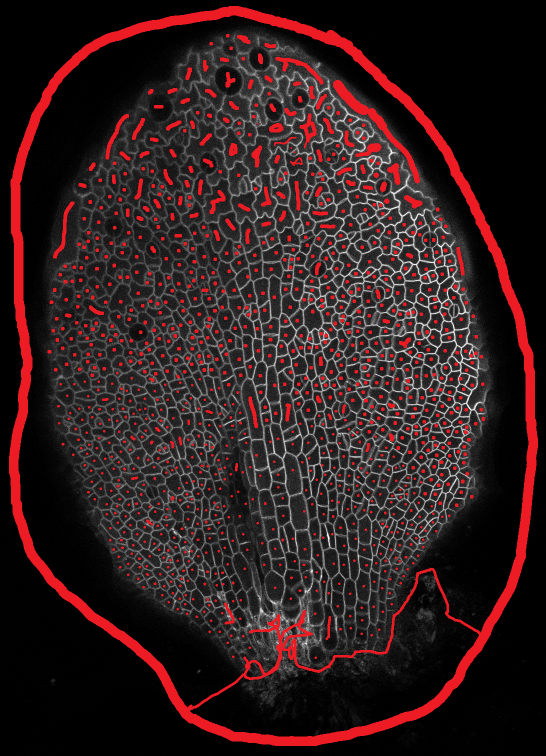
#> input picture .seed_example.png, 1092 x 1511 px (shown at 1/2 size)
$ python -i ws_segment_from_dir.py   (imports and definitions only)   (older library calls are emulated)
#> lines starting #> are read from the running program, lines starting #| are printed output that depends on the picture; after the words box and inside, x2 and y2 are one past the last pixel; in counts of white or black regions, pixels touching at a corner belong together
#! /usr/bin/python
import os
import argparse

import numpy as np
import skimage.morphology
from skimage.segmentation import watershed as sk_watershed
import matplotlib.pyplot as plt
from PIL import Image, ImageFile

import common_functions as cf

ImageFile.LOAD_TRUNCATED_IMAGES = True


# [73 lines left out: functions get_im_paths, get_seeds_path, watershed, not called in this run]


def auto_watershed(im_path):
#> called with im_path = '../.seed_example.png'
    from scipy import ndimage as ndi
    from skimage.feature import peak_local_max
    from skimage.util import invert
    from skimage.filters import threshold_otsu, threshold_local
    from skimage.feature import peak_local_max

    im = Image.open(im_path)
#> im is the input picture: PIL image 1092x1511 RGBA; mean R, G, B, A 50.1, 30.7, 31.5, 255
    im = np.array(im)
    if len(im.shape) == 3:
        im = np.mean(im, axis=2)
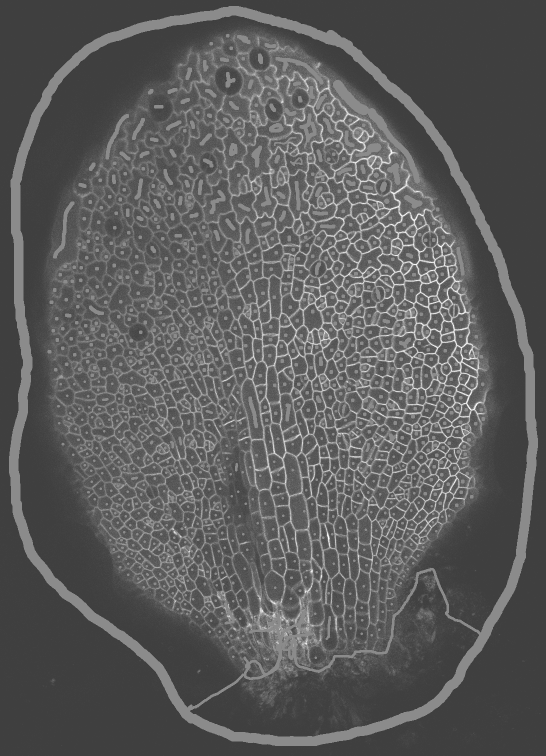
#> im: shape (1511, 1092) float64 (shown at 1/2 size); min 63.75, max 255, mean 91.8

    inv = invert(im)
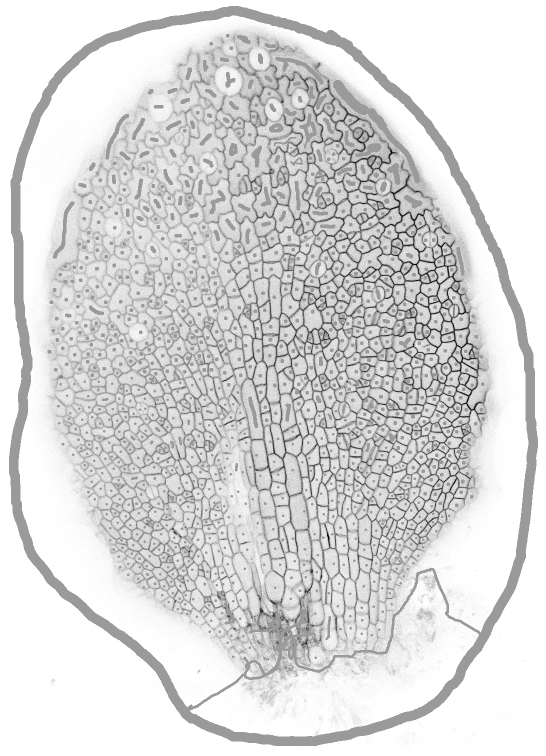
#> inv: shape (1511, 1092) float64 (shown at 1/2 size); min -254, max -62.75, mean -90.83; drawn with min black and max white

    plt.imshow(inv)
    plt.show()

    otsu = inv > threshold_otsu(inv)
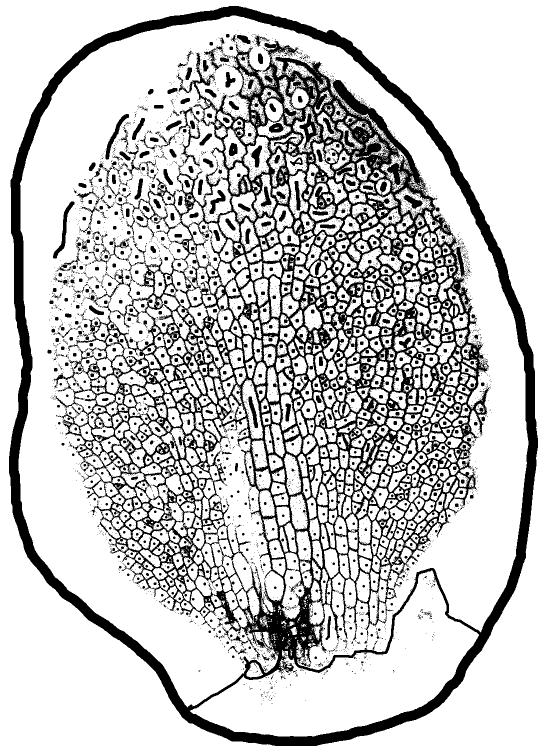
#> otsu: shape (1511, 1092) bool (shown at 1/2 size); 77.5% white; 6600 black regions (5660 under 20 px), largest, box (x1, y1, x2, y2) and area: (18, 12, 1076, 1492) 309108, (106, 403, 149, 517) 959, (356, 214, 401, 333) 859

    im = skimage.morphology.binary_closing(otsu, selem=skimage.morphology.diamond(1))
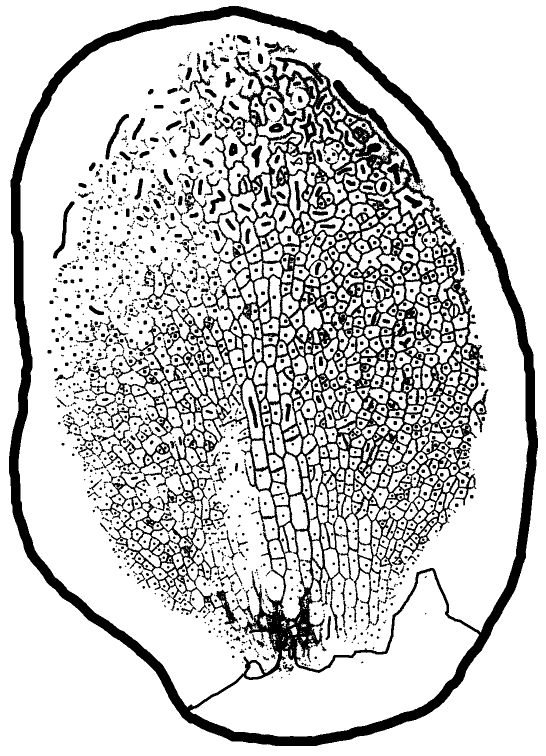
#> im: shape (1511, 1092) bool (shown at 1/2 size); 79.5% white; 1601 black regions (488 under 20 px), largest, box (x1, y1, x2, y2) and area: (18, 12, 1076, 1492) 267885, (106, 403, 149, 517) 959, (599, 227, 634, 297) 880
    im = skimage.morphology.binary_erosion(im, selem=None, out=None)
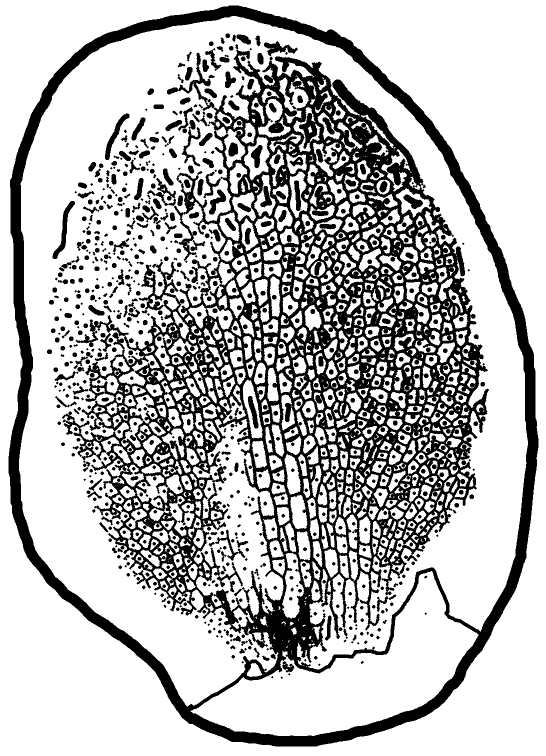
#> im: shape (1511, 1092) bool (shown at 1/2 size); 72.3% white; 951 black regions (131 under 20 px), largest, box (x1, y1, x2, y2) and area: (17, 11, 1077, 1493) 385353, (334, 105, 429, 222) 1578, (151, 630, 258, 694) 1294

    plt.imshow(im)
    plt.show()

    # [41 lines of commented-out code are left out]

    return 0


# [67 lines left out: functions main, watershed_test, not called in this run]


# [5 lines not run here, left out]
    # auto_watershed(args)

>>> result = auto_watershed('../.seed_example.png')

$ run again, on tip_example.png
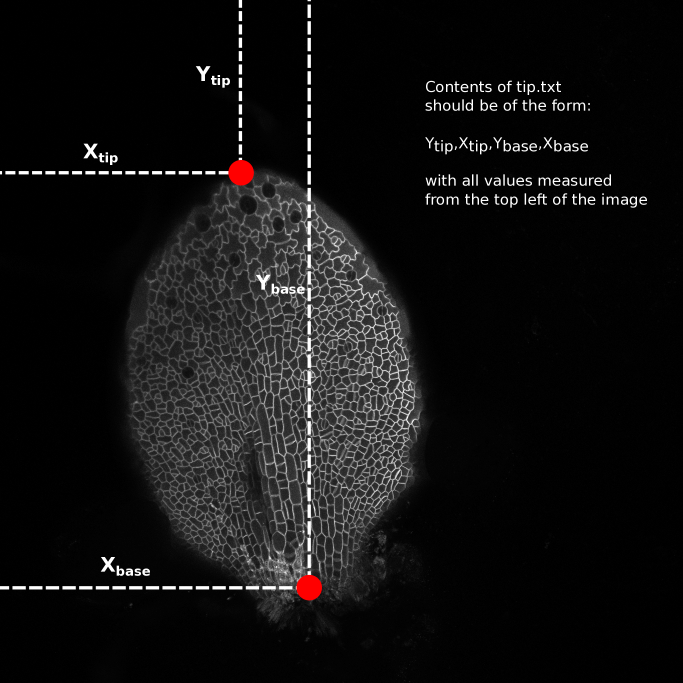
#> input picture tip_example.png, 2048 x 2048 px (shown at 1/3 size)
#> in auto_watershed, im is the input picture: PIL image 2048x2048 RGB; mean R, G, B 18.5, 18, 18
#> in auto_watershed, `otsu = inv > threshold_otsu(inv)`:
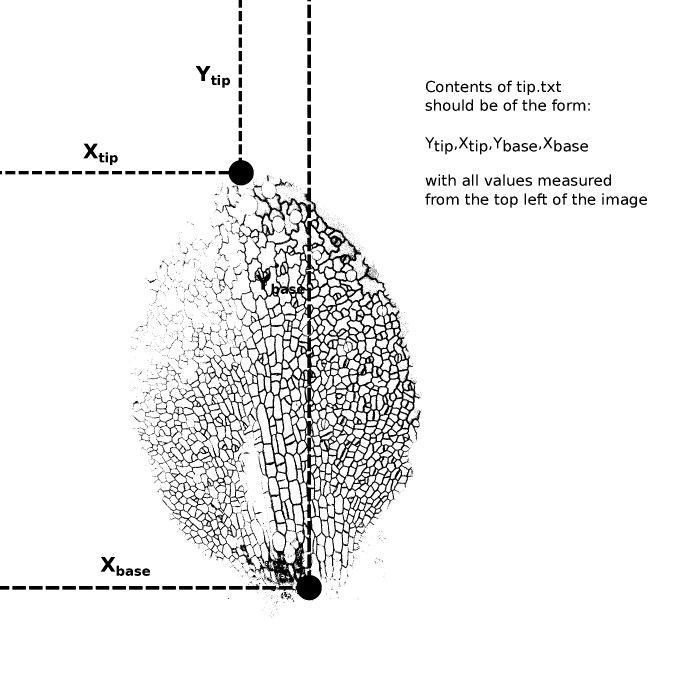
#> otsu: shape (2048, 2048) bool (shown at 1/3 size); 94.1% white; 4243 black regions (3948 under 20 px), largest, box (x1, y1, x2, y2) and area: (434, 554, 1264, 1803) 174852, (656, 473, 761, 577) 4929, (302, 1671, 346, 1715) 993
#> in auto_watershed, `im = skimage.morphology.binary_erosion(im, selem=None, out=None)`:
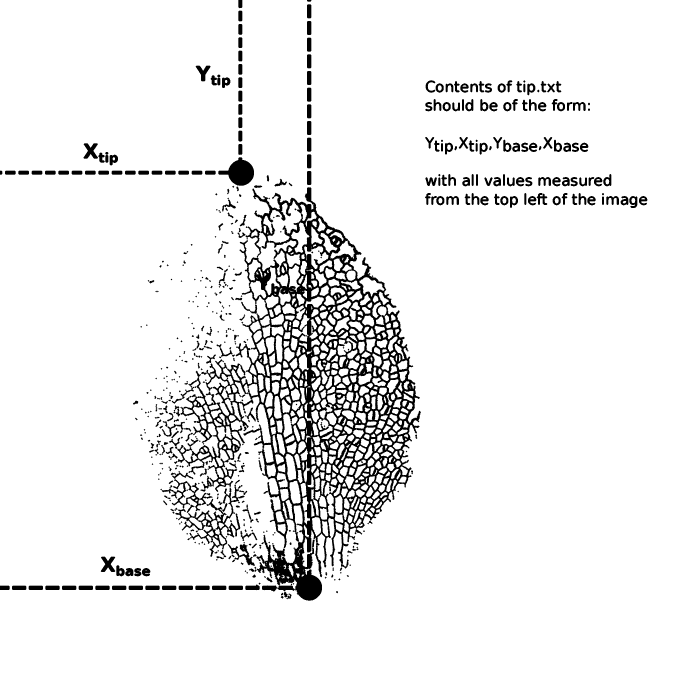
#> im: shape (2048, 2048) bool (shown at 1/3 size); 92.6% white; 566 black regions (161 under 20 px), largest, box (x1, y1, x2, y2) and area: (541, 562, 1263, 1802) 208661, (485, 1413, 734, 1671) 10323, (655, 472, 762, 557) 5149
